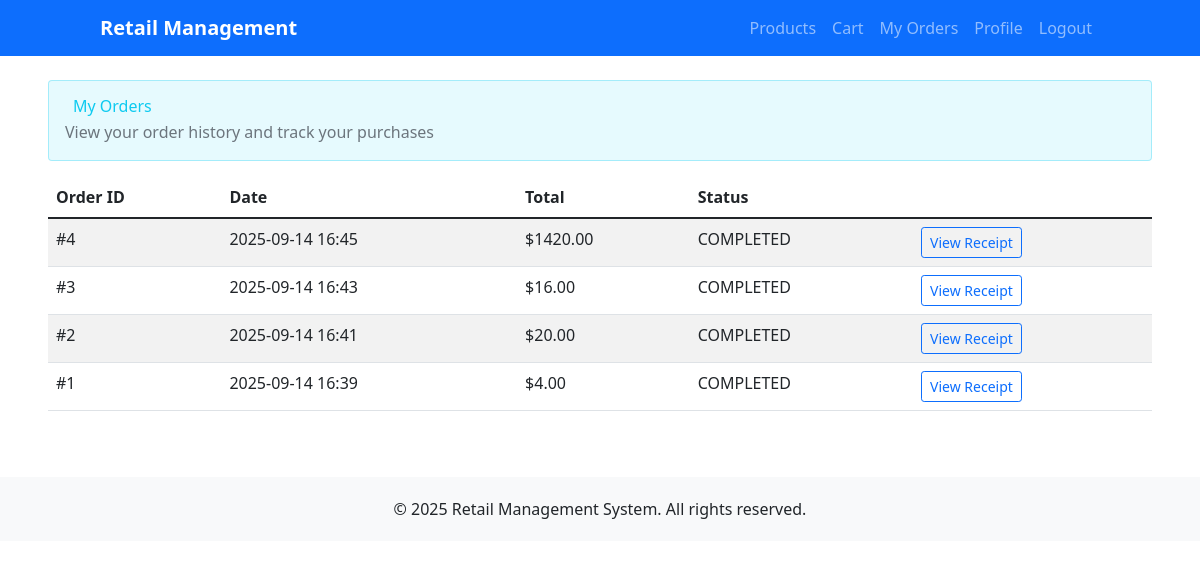
The page /orders/ (signed in) on the database as committed earlier.
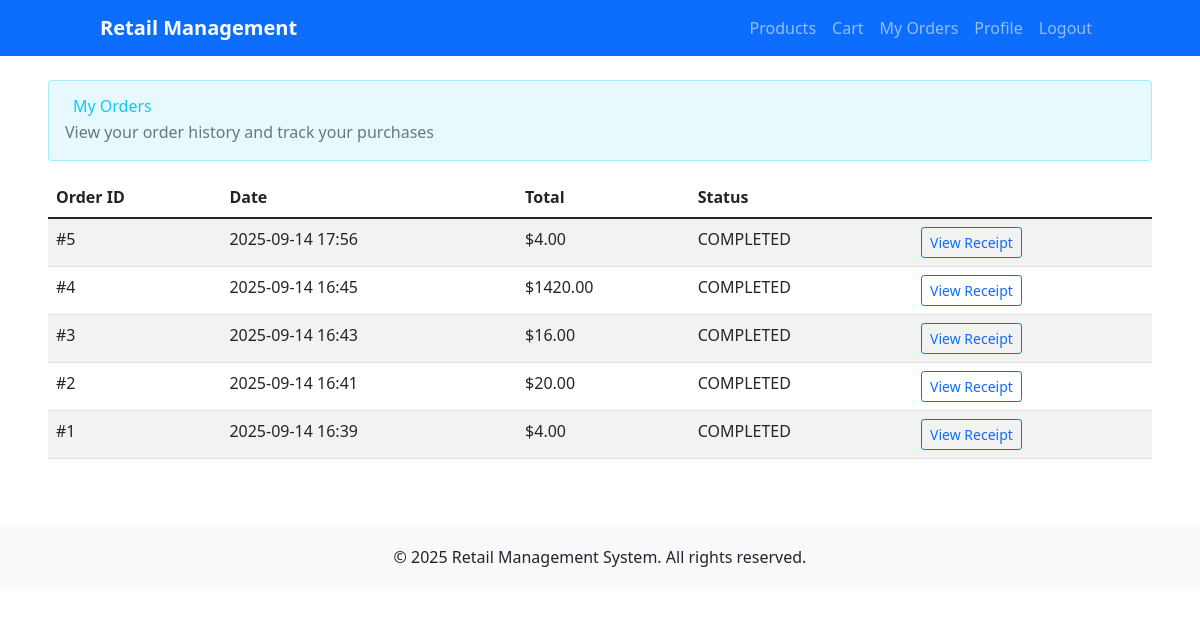
The same page on the database as committed later.
### orders/models.py (models this page shows, shortened)
class Order(models.Model):
    PAYMENT_METHODS = [
        ("CASH", "Cash on Delivery"),
        ("CARD", "Credit/Debit Card"),
    ]
    STATUS_CHOICES = [
        ("PENDING", "Pending"),
        ("COMPLETED", "Completed"),
        ("CANCELLED", "Cancelled"),
    ]
    user = models.ForeignKey(settings.AUTH_USER_MODEL, on_delete=models.CASCADE)
    address = models.CharField(max_length=255)
    payment_method = models.CharField(max_length=10, choices=PAYMENT_METHODS)
    payment_reference = models.CharField(max_length=100, blank=True, null=True)
    total = models.DecimalField(max_digits=10, decimal_places=2)
    status = models.CharField(max_length=10, choices=STATUS_CHOICES, default="COMPLETED")
    created_at = models.DateTimeField(auto_now_add=True)

### orders/views.py (the view)
# urls.py: path("", views.order_history, name="order_history"),
@login_required
def order_history(request):
    orders = Order.objects.filter(user=request.user).order_by("-created_at")
    return render(request, "orders/order_history.html", {"orders": orders})

### accounts/context_processors.py (called while the page is built)
def user_admin_status(request):
    if request.user.is_authenticated:
        if request.user.is_superuser:
            return {'user_is_admin': True}
        if hasattr(request.user, 'profile'):
            return {'user_is_admin': request.user.profile.is_admin}
    return {'user_is_admin': False}

def cart_context(request):
    if request.user.is_authenticated:
        from cart.models import Cart
        cart = Cart(request)
        return {
            'cart_total_items': cart.get_total_items(),
            'cart_total_price': cart.get_total_price(),
        }
    return {
        'cart_total_items': 0,
        'cart_total_price': 0,
    }

### cart/models.py (called while the page is built)
    def get_total_price(self):
        return sum(
            float(item['price']) * item['quantity']
            for item in self.cart.values()
        )

    def get_total_items(self):
        return sum(item['quantity'] for item in self.cart.values())

### templates/orders/order_history.html (shortened to what this page needs)
{% extends "accounts/base.html" %}
{% block content %}
<div class="row">
    <div class="col-12">
        <div class="card" style="background-color: rgba(13, 202, 240, 0.1); border: 1px solid rgba(13, 202, 240, 0.3);" mb-4>
            <div class="card-body">
                <div class="d-flex justify-content-between align-items-center">
                    <div>
                        <h2 class="mb-1 text-info">
                            My Orders
                        </h2>
                        <p class="mb-0 text-muted">View your order history and track your purchases</p>
                    </div>
                </div>
            </div>
        </div>
    </div>
</div>
<div class="row mt-3">
    <div class="col-12">
    {% if orders %}
        <table class="table table-striped">
            <thead>
                <tr>
                    <th>Order ID</th>
                    <th>Date</th>
                    <th>Total</th>
                    <th>Status</th>
                    <th></th>
                </tr>
            </thead>
            <tbody>
                {% for order in orders %}
                <tr>
                    <td>#{{ order.id }}</td>
                    <td>{{ order.created_at|date:"Y-m-d H:i" }}</td>
                    <td>${{ order.total }}</td>
                    <td>{{ order.status }}</td>
                    <td>
                        <a href="{% url 'orders:order_detail' order.id %}" class="btn btn-sm btn-outline-primary">
                            View Receipt
                        </a>
                    </td>
                </tr>
                {% endfor %}
            </tbody>
        </table>
    {% else %}
        <p>You have not placed any orders yet.</p>
    {% endif %}
    </div>
</div>
{% endblock %}

Rows that differ between the two databases and show on the page:
added Order: id "5", created_at "2025-09-14 17:56", total "4.00", status "COMPLETED"
